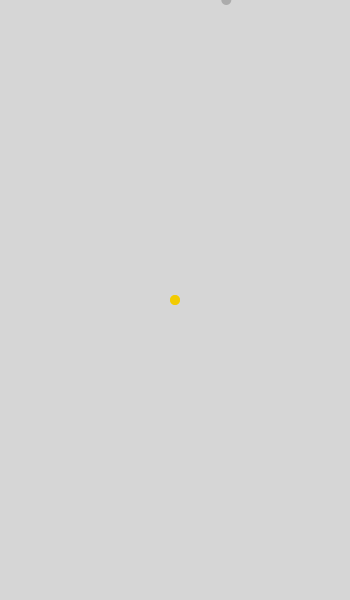
Frame 1 (no input)
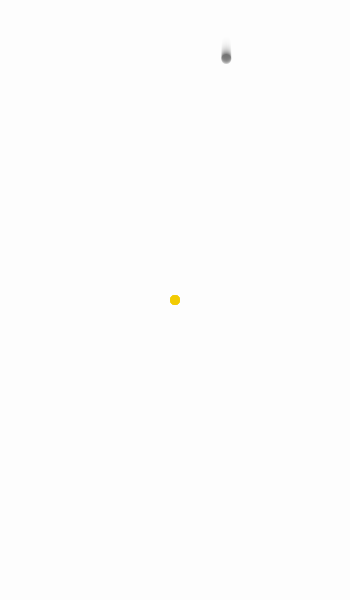
Frame 60 (the mouse pressed at the canvas centre just before this capture)
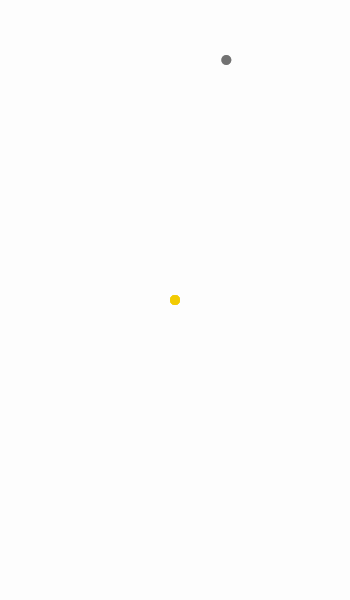
Frame 120 (the mouse held since frame 60 and released just before this capture)

The Processing sketch that drew these frames (run headless with seeded random() and noise(); from frame 60 on, the mouse is pressed at the canvas centre):

// Processing sketch: Game2
// ── Game2.pde
ArrayList<Particle> poop = new ArrayList();
PVector loc;
void setup() {
  size(350, 600);
  loc = new PVector(width/2, height/2);
  poop.add(new Particle(random(width), 0));
}
int t=0;
void draw() {
  //background(-1);
  myCar();
  screenFlush(); 

  // translate(width-loc.x, width-loc.y);
  pointsGen();
  myCar();
  for (int i=0; i<poop.size (); i++) {
    Particle P  = poop.get(i);
    P.show();
    if (press) {
      if (loc.dist(P.loc)<50) { 
        loc = oRotate(loc, P.loc, PI/180);
      }
    } else {
      P.update();
    }
  }
}

void myCar() {
  noStroke();
  fill(#F2CB02);
  ellipse(loc.x, loc.y, 10, 10);
  //println(loc);
}

boolean press=false;
void mousePressed() {
  press = true;
}
void mouseReleased() {
  press = false;
}

void pointsGen() { 
  int time=second();
  println(time);
  if ( time%4==0 ) {
    poop.add(new Particle(random(width), 0));
    time=0;
    println( frameRate+ " framerate" );
  }
}

PVector oRotate(PVector v, PVector origin, float theta) {
  PVector rVector = PVector.sub(v, origin);
  rVector.rotate(theta); 
  return PVector.add(origin, rVector);
}


// ── KeyControl.pde
boolean keyright = false;
boolean keyleft = false; 

void keyPressed() {
  if (key == CODED) {
    if (keyCode == LEFT) keyleft = true;
    if (keyCode == RIGHT) keyright = true;
  }
}

void keyReleased() { 
  keyleft = false;
  keyright = false;
}


void screenFlush() {
  noStroke();
  fill(-1, 50);
  rect(0, 0, width, height);
}


// ── ParticleClass.pde
class Particle {
  PVector loc;
  color c;
  int r=5;
  Particle(float x, float y) {
    loc = new PVector(x, y);
    c = (color)random(#000000);
  }
  void show() {
    noStroke();
    fill(0, 50);
    ellipse(loc.x, loc.y, 2*r, 2*r);
  }
  void update() {
    loc.y++;
  }
}
